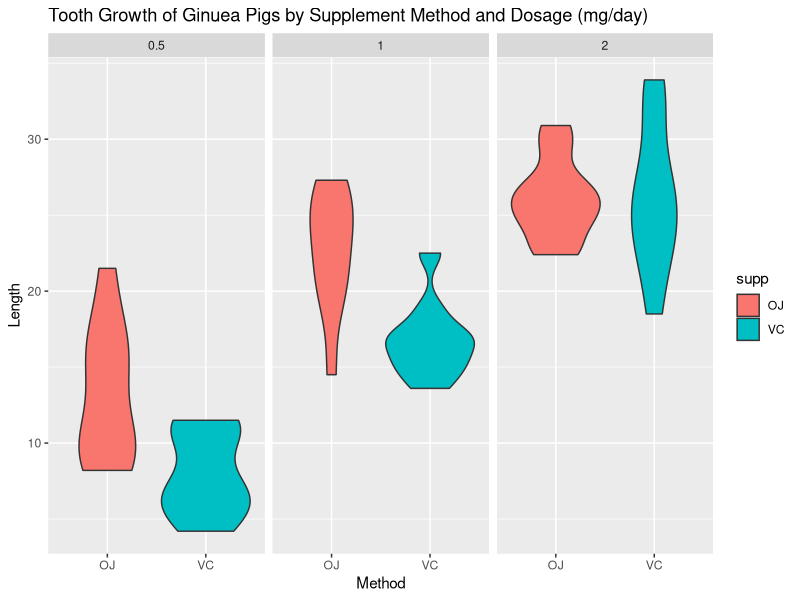

Generate this figure with R:
## ---- chunk 1
knitr::opts_chunk$set(echo = TRUE, fig.width = 8, fig.height = 4)
options(tinytex.verbose = TRUE)
library(ggplot2)
library(dplyr)
set.seed(5)
## ---- chunk 2
data("ToothGrowth")
## ---- chunk 3
head(ToothGrowth)
## ---- chunk 4
ggplot(data = ToothGrowth, aes(x = supp, y = len)) +
  geom_violin(aes(fill = supp)) +
  facet_grid(.~dose) +
  labs(title = "Tooth Growth of Ginuea Pigs by Supplement Method and Dosage (mg/day)") +
  labs(x = "Method", y = "Length")

## ---- chunk 5
OJ <- filter(ToothGrowth, supp == "OJ")
VC <- filter(ToothGrowth, supp == "VC")
## ---- chunk 6
t.test(OJ$len, VC$len, paired = FALSE, var.equal = FALSE)
## ---- chunk 7
high <- filter(ToothGrowth, dose == 2)
low <- filter(ToothGrowth, dose == 0.5)
## ---- chunk 8
t.test(high$len, low$len, alternative = "greater", paired = FALSE, var.equal = FALSE)
